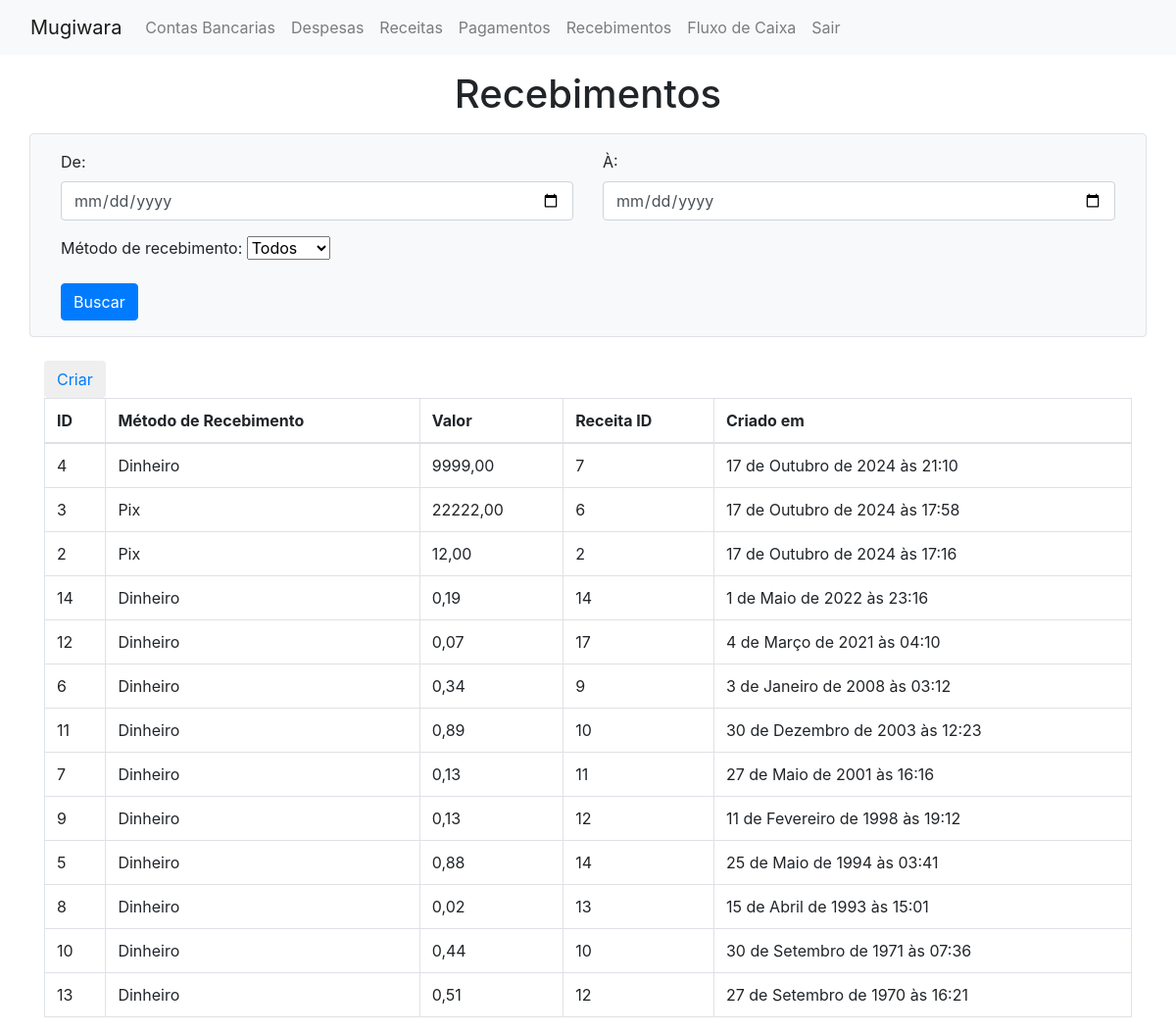
Screenshot of /show_recebimentos/ (signed in) with the database file from the repository.
### mugiwara/models/recebimento.py (models this page shows, shortened)
class recebimento(models.Model):
    valor_pago = models.DecimalField(decimal_places=2, max_digits=9)
    metodo_recebimento = models.IntegerField(
        choices = metodos_recebimento,
        default = metodos_recebimento.DINHEIRO,
    )
    created_at = models.DateTimeField(auto_now_add=True)
    receita_id = models.ForeignKey(
        receita,
        on_delete = models.CASCADE
    )
    conta_bancaria_id = models.ForeignKey(
        conta_bancaria,
        on_delete = models.SET_NULL,
        null = True,
        blank = True
    )
    class Meta:
        ordering = ['-created_at']

### mugiwara/models/receita.py (models this page shows, shortened)
class receita(models.Model):
    class status_choices(models.IntegerChoices):
        ABERTO = 1, "Em Aberto"
        PAGO = 2, "Pago"
    descricao = models.TextField()
    data_vencimento = models.DateField(auto_now=False, auto_now_add=False)
    valor = models.DecimalField(decimal_places=2, max_digits=9)
    categoria = models.IntegerField(
        choices = categoria_choices_receita,
        default = categoria_choices_receita.C1
    )
    status = models.IntegerField(
        choices = status_choices,
        default = status_choices.ABERTO
    )
    created_at = models.DateTimeField(auto_now_add=True)
    class Meta:
        ordering = ['-created_at']

### mugiwara/views.py (the view, shortened to what this page needs)
# urls.py: path('show_recebimentos/', views.showRecebimentoView, name='show_recebimentos'),
@login_required
def showRecebimentoView(request):
    form = SearchRecebimentosForm(request.GET or None)
    recebimentos = recebimento.objects.all()
    context = {
        'form': form,
        'recebimentos': recebimentos
    }
    return render(request, 'mugiwara/show_recebimentos.html', context)

### mugiwara/forms.py
class SearchRecebimentosForm(forms.ModelForm):
    class Meta:
        model = recebimento
        fields = ['data_inicio', 'data_fim', 'metodo']
    data_inicio = forms.DateField(
        label='De',
        required=False,
        widget=forms.DateInput(attrs={'type': 'date', 'class': 'form-control'})
    )
    data_fim = forms.DateField(
        label='À',
        required=False,
        widget=forms.DateInput(attrs={'type': 'date', 'class': 'form-control'})
    )
    metodo_recebimento = recebimento.objects.order_by('metodo_recebimento').values_list('metodo_recebimento', flat=True).distinct()
    metodo = forms.ChoiceField(
        label='Método de recebimento',
        choices=[('', 'Todos')] + [(metodo, metodos_recebimento(metodo).label) for metodo in metodo_recebimento],
        required=False,
        widget=forms.Select(attrs={'class': 'form-select'})
    )

### mugiwara/templates/mugiwara/show_recebimentos.html (shortened to what this page needs)
{% extends 'layout.html' %}
{% block content %}
<div class="container">
<h1 class="text-center mt-3 mb-3">Recebimentos</h1>
<form method="GET" action="" class="row g-3 mb-4 p-3 border rounded bg-light">
    <div class="col-md-6">
        <div class="form-group">
        {{ form.data_inicio.label_tag }}
        {{ form.data_inicio }}
        </div>
    </div>
    <div class="col-md-6">
        <div class="form-group">
        {{ form.data_fim.label_tag }}
        {{ form.data_fim }}
        </div>
    </div>
    <div class="col-md-6">
        <div class="form-group">
            {{ form.metodo.label_tag }}
            {{ form.metodo }}
        </div>
    </div>
    <div class="col-md-12 text-end">
        <button type="submit" class="btn btn-primary">Buscar</button>
    </div>
</form>
<button class="btn"><a href="{% url 'show_receita' %}">Criar</a></button>
<table class="table table-bordered">
   <thead>
     <tr>
       <th scope="col">ID</th>
       <th scope="col">Método de Recebimento</th>
       <th scope="col">Valor</th>
       <th scope="col">Receita ID</th>
       <th scope="col">Criado em</th>
     </tr>
   </thead>
   <tbody>
   {% for recebimento in recebimentos %}
     <tr>
       <td>{{recebimento.id}}</td>
       <td>{{recebimento.get_metodo_recebimento_display}}</td>
       <td>{{recebimento.valor_pago}}</td>
       <td>{{recebimento.receita_id.id}}</td>
       <td>{{recebimento.created_at}}</td>
     </tr>
   {% endfor %}
   </tbody>
 </table>
</div>
{% endblock %}

### rows the page displays
recebimento: id "4", metodo_recebimento "Dinheiro", valor_pago "9999,00", receita_id.id "7", created_at "17 de Outubro de 2024 às 21:10"
recebimento: id "3", metodo_recebimento "Pix", valor_pago "22222,00", receita_id.id "6", created_at "17 de Outubro de 2024 às 17:58"
recebimento: id "2", metodo_recebimento "Pix", valor_pago "12,00", receita_id.id "2", created_at "17 de Outubro de 2024 às 17:16"
recebimento: id "14", metodo_recebimento "Dinheiro", valor_pago "0,19", receita_id.id "14", created_at "1 de Maio de 2022 às 23:16"
recebimento: id "12", metodo_recebimento "Dinheiro", valor_pago "0,07", receita_id.id "17", created_at "4 de Março de 2021 às 04:10"
recebimento: id "6", metodo_recebimento "Dinheiro", valor_pago "0,34", receita_id.id "9", created_at "3 de Janeiro de 2008 às 03:12"
recebimento: id "11", metodo_recebimento "Dinheiro", valor_pago "0,89", receita_id.id "10", created_at "30 de Dezembro de 2003 às 12:23"
recebimento: id "7", metodo_recebimento "Dinheiro", valor_pago "0,13", receita_id.id "11", created_at "27 de Maio de 2001 às 16:16"
recebimento: id "9", metodo_recebimento "Dinheiro", valor_pago "0,13", receita_id.id "12", created_at "11 de Fevereiro de 1998 às 19:12"
recebimento: id "5", metodo_recebimento "Dinheiro", valor_pago "0,88", receita_id.id "14", created_at "25 de Maio de 1994 às 03:41"
recebimento: id "8", metodo_recebimento "Dinheiro", valor_pago "0,02", receita_id.id "13", created_at "15 de Abril de 1993 às 15:01"
recebimento: id "10", metodo_recebimento "Dinheiro", valor_pago "0,44", receita_id.id "10", created_at "30 de Setembro de 1971 às 07:36"
recebimento: id "13", metodo_recebimento "Dinheiro", valor_pago "0,51", receita_id.id "12", created_at "27 de Setembro de 1970 às 16:21"
